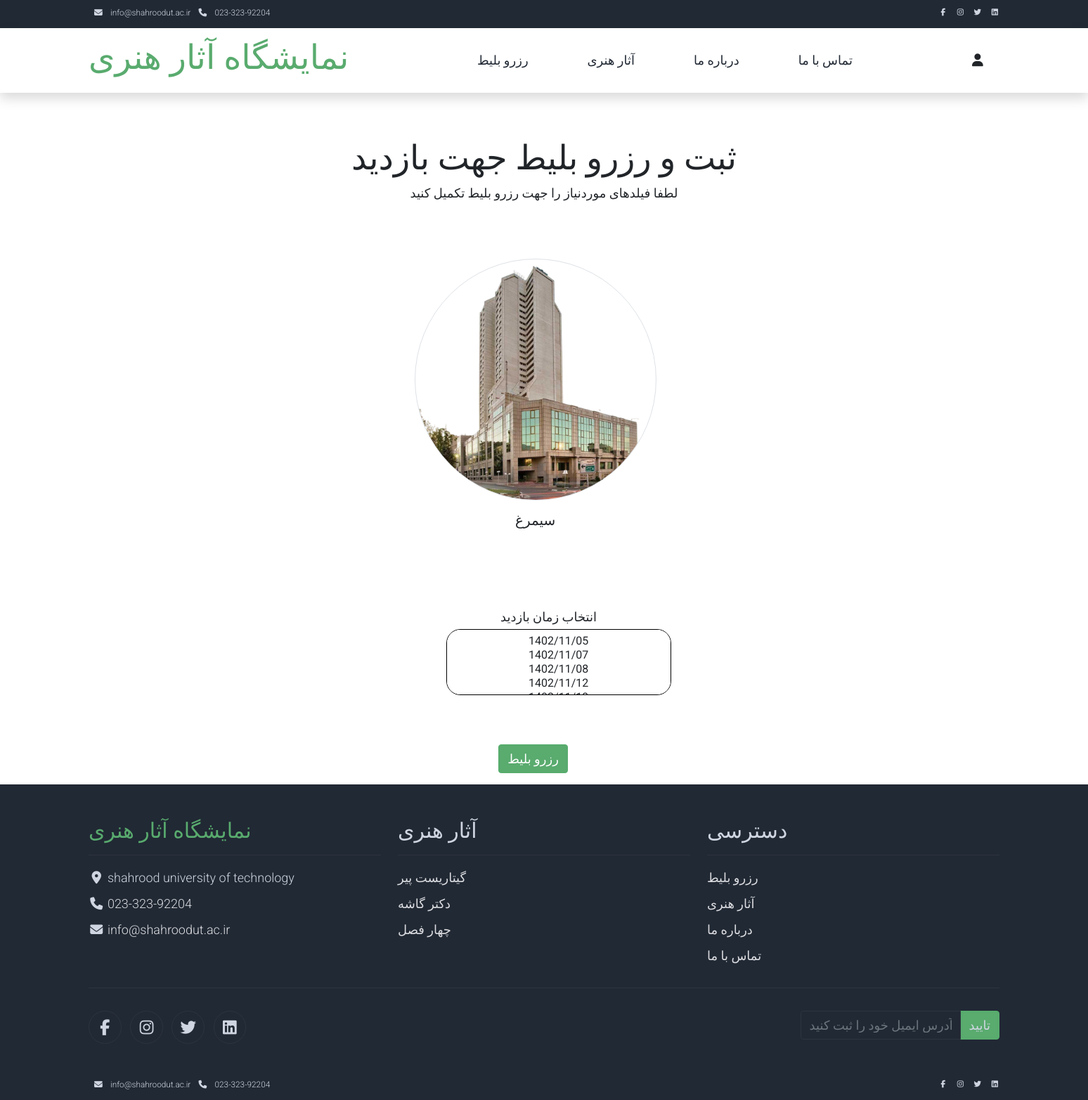
The app's page /home/reserve_ticket/2 (signed in), older data.
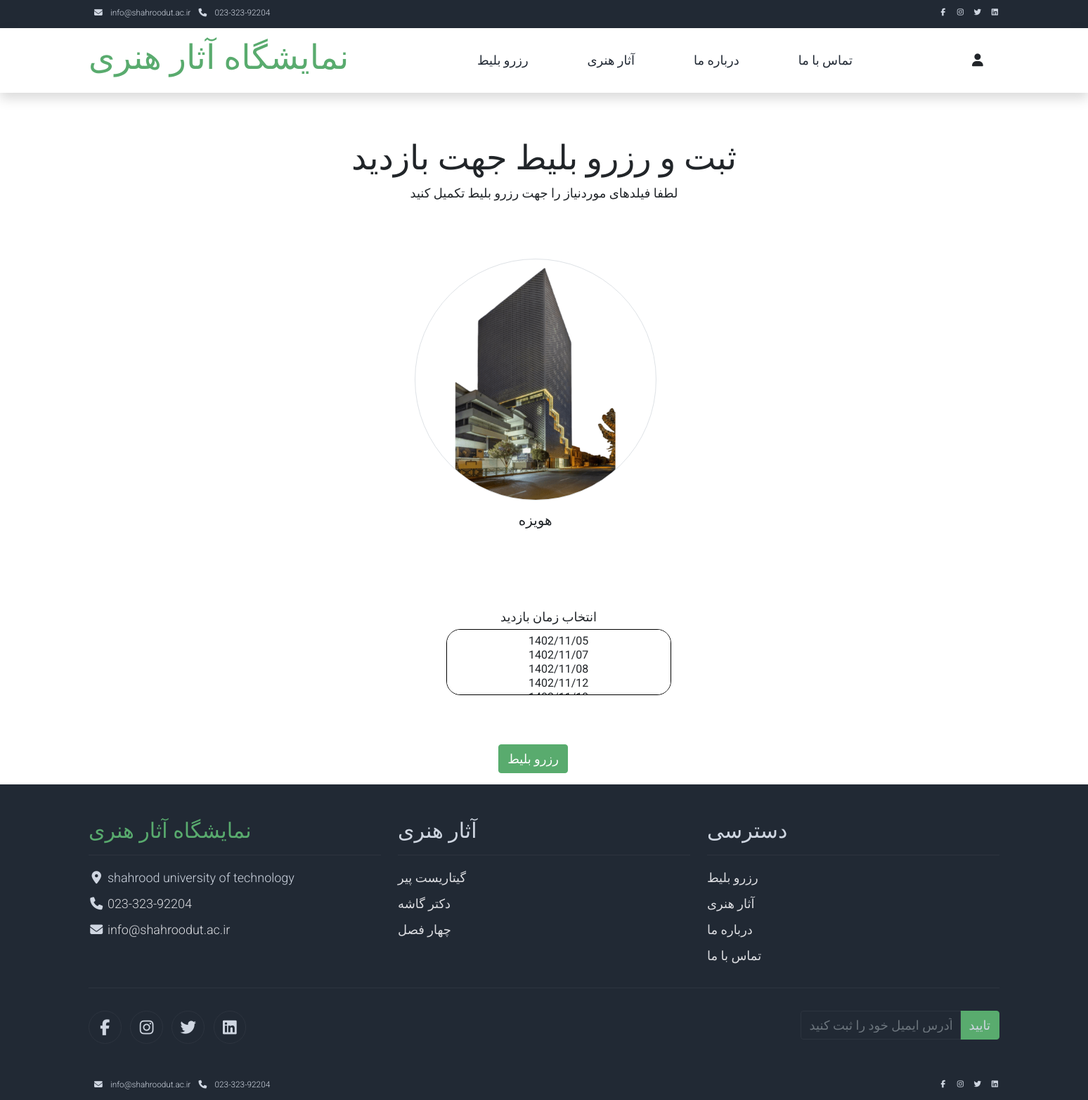
The same page, newer data.
### home/models.py (models this page shows)
class Exhibition(models.Model):
    exhibition_id = models.AutoField(primary_key=True)
    exhibition_name = models.CharField(max_length=100, null=False)
    capacity = models.IntegerField(default=20)
    exhibition_place = models.CharField(max_length=255, null=False)
    description = models.TextField(null=False)
    picture =   picture = models.ImageField(upload_to='home/picture' ,null=False, blank=False)
    start_date = models.DateField(null=False)
    finish_date = models.DateField(null=False)

class Artwork(models.Model):
    RATING_CHOICES = [
        (0, 'Not Rated'),
        (1, '1 Star'),
        (2, '2 Stars'),
        (3, '3 Stars'),
        (4, '4 Stars'),
        (5, '5 Stars'),
    ]
    artist = models.ForeignKey(User, on_delete=models.CASCADE)
    artwork_id = models.AutoField(primary_key=True)
    artwork_name = models.CharField(max_length = 50, null=False)
    description = models.TextField(null=False)
    rating = models.PositiveIntegerField(choices=RATING_CHOICES, default=0, null=False)
    picture = models.ImageField(upload_to='home/picture/' ,null=False, blank=False)
    creation_time = models.TimeField(auto_now_add=True)

### home/views.py (the view)
# urls.py: path('reserve_ticket/<int:id>', view=views.reserve_ticket, name='exhibition_detail'),
@login_required(login_url='login_view')
def reserve_ticket(request, id):
    arts_limit = Artwork.objects.all()[:5]
    exhibition = Exhibition.objects.get(exhibition_id=id)
    context={
        'exhibition' : exhibition,
        'arts_limit' : arts_limit
    }
    if exhibition is not None:
        return render(request, 'reserve-ticket.html', context=context)
    else:
        raise Http404('Exhibition not exist')

### home/templates/reserve-ticket.html (shortened to what the changed rows need)
{% load static %}
{% load mathfilters %}
<!DOCTYPE html>
<html lang="en">
<head>
    <link rel="stylesheet" href="{% static 'bootstrap.min.css' %}">
    <link rel="stylesheet" href="{% static 'templatemo.css' %}">
    <link rel="stylesheet" href="{% static 'custom.css' %}">
    <link rel="stylesheet" href="https://cdnjs.cloudflare.com/ajax/libs/font-awesome/6.5.1/css/all.min.css">
</head>
<body>
    <section class="container py-5">
        <div class="row text-center pt-3">
            <div class="col-lg-6 m-auto">
                <h1 class="h1">ثبت و رزرو بلیط جهت بازدید  </h1>
            </div>
        </div>
        <div class="row" style="position: relative; left: 33%;">
            <div class="col-12 col-md-4 p-5 mt-3">
                <a href="#"><img src="/{{exhibition.picture}}" class="rounded-circle img-fluid border"></a>
                <h5 class="text-center mt-3 mb-3">{{exhibition.exhibition_name}}</h5>
            </div>
        </div>
    </section>
        <br><br>
    <footer class="bg-dark" id="tempaltemo_footer">
        <div class="container">
            <div class="row">
                <div class="col-md-4 pt-5">
                    <h2 class="h2 text-success border-bottom pb-3 border-light logo">نمایشگاه آثار هنری</h2>
                </div>
                <div class="col-md-4 pt-5">
                    <h2 class="h2 text-light border-bottom pb-3 border-light">آثار هنری</h2>
                    <ul class="list-unstyled text-light footer-link-list">
                        {% for i in arts_limit %}
                            <li><a class="text-decoration-none" href="/home/artwork_detail/{{i.artwork_id}}">{{i.artwork_name}}</a></li>
                        {% endfor %}
                    </ul>
                </div>
                <div class="col-md-4 pt-5">
                    <h2 class="h2 text-light border-bottom pb-3 border-light">دسترسی</h2>
                </div>
            </div>
        </div>
    </footer>
</body>
</html>

Row changes from the older to the newer data that the page shows:
changed Exhibition: picture: a different picture; exhibition_name "سیمرغ" → "هویزه"
